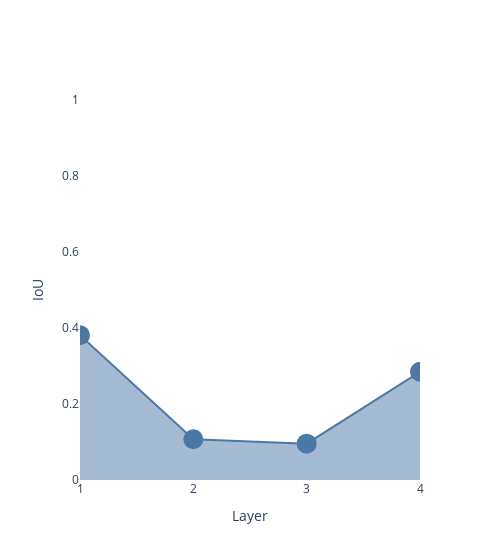

Notebook code for this chart:
### Code cell
iou_fig

### Figure 1 — Plotly figure (JSON) as saved in the notebook; plotly's stock layout.template omitted (floating-point values rounded to 4 significant figures)
{"data": [{"fill": "tozeroy", "line": {"color": "#4C78A8"}, "marker": {"size": 20}, "type": "scatter", "x": ["1", "2", "3", "4"], "y": [0.381, 0.1073, 0.09569, 0.2848]}], "layout": {"paper_bgcolor": "rgba(255,255,255,1)", "plot_bgcolor": "rgba(255,255,255,1)", "width": 500, "xaxis": {"title": {"text": "Layer"}}, "yaxis": {"range": [0, 1], "title": {"text": "IoU"}}}}
